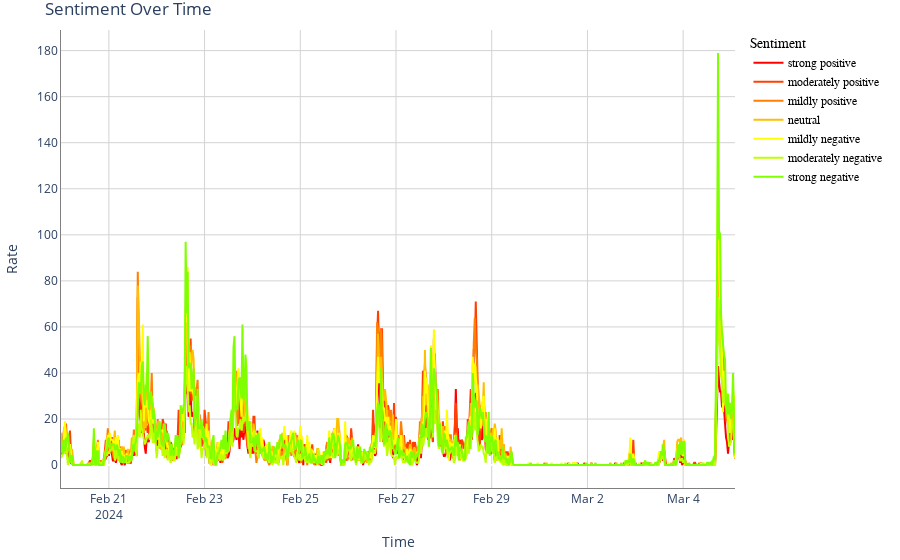

The notebook cell this image was saved under:
### Markdown cell above
Sentiments over Time

### Code cell
# Sentiments over Time

# Create a Plotly figure
fig = go.Figure()

# Using the red_to_green_scale for color
for i, column in enumerate(hourly_sentiments.columns):
    color = red_to_green_scale[i % len(red_to_green_scale)]
    
    fig.add_trace(go.Scatter(x=hourly_sentiments.index, y=hourly_sentiments[column],
                            mode='lines', name=column, line=dict(color=color)))

# Update layout with titles, axis labels, and grid lines
fig.update_layout(
    title='Sentiment Over Time',
    xaxis_title='Time',
    yaxis_title='Rate',
    xaxis=dict(showline=True, showgrid=True, linecolor='gray', gridcolor='lightgray'),
    yaxis=dict(showline=True, showgrid=True, linecolor='gray', gridcolor='lightgray'),
    plot_bgcolor='white',
    legend_title='Sentiment',
    legend=dict(traceorder='normal', font=dict(family="sans-serif", size=12, color="black")),
    margin=dict(l=20, r=20, t=30, b=20)
)

fig.show()

### Figure 1 — Plotly figure (JSON) as saved in the notebook; plotly's stock layout.template omitted (floating-point values rounded to 4 significant figures; data arrays with more than 128 entries replaced by an {"elided": "..."} marker saying what was removed)
{"data": [{"line": {"color": "#ff0000"}, "mode": "lines", "name": "strong positive", "type": "scatter", "x": {"elided": "677 str values"}, "y": {"elided": "677 int values"}}, {"line": {"color": "#ff4000"}, "mode": "lines", "name": "moderately positive", "type": "scatter", "x": {"elided": "677 str values"}, "y": {"elided": "677 int values"}}, {"line": {"color": "#ff8000"}, "mode": "lines", "name": "mildly positive", "type": "scatter", "x": {"elided": "677 str values"}, "y": {"elided": "677 int values"}}, {"line": {"color": "#ffbf00"}, "mode": "lines", "name": "neutral", "type": "scatter", "x": {"elided": "677 str values"}, "y": {"elided": "677 int values"}}, {"line": {"color": "#ffff00"}, "mode": "lines", "name": "mildly negative", "type": "scatter", "x": {"elided": "677 str values"}, "y": {"elided": "677 int values"}}, {"line": {"color": "#bfff00"}, "mode": "lines", "name": "moderately negative", "type": "scatter", "x": {"elided": "677 str values"}, "y": {"elided": "677 int values"}}, {"line": {"color": "#80ff00"}, "mode": "lines", "name": "strong negative", "type": "scatter", "x": {"elided": "677 str values"}, "y": {"elided": "677 int values"}}], "layout": {"legend": {"font": {"color": "black", "family": "sans-serif", "size": 12}, "title": {"text": "Sentiment"}, "traceorder": "normal"}, "margin": {"b": 20, "l": 20, "r": 20, "t": 30}, "plot_bgcolor": "white", "title": {"text": "Sentiment Over Time"}, "xaxis": {"gridcolor": "lightgray", "linecolor": "gray", "showgrid": true, "showline": true, "title": {"text": "Time"}}, "yaxis": {"gridcolor": "lightgray", "linecolor": "gray", "showgrid": true, "showline": true, "title": {"text": "Rate"}}}}
